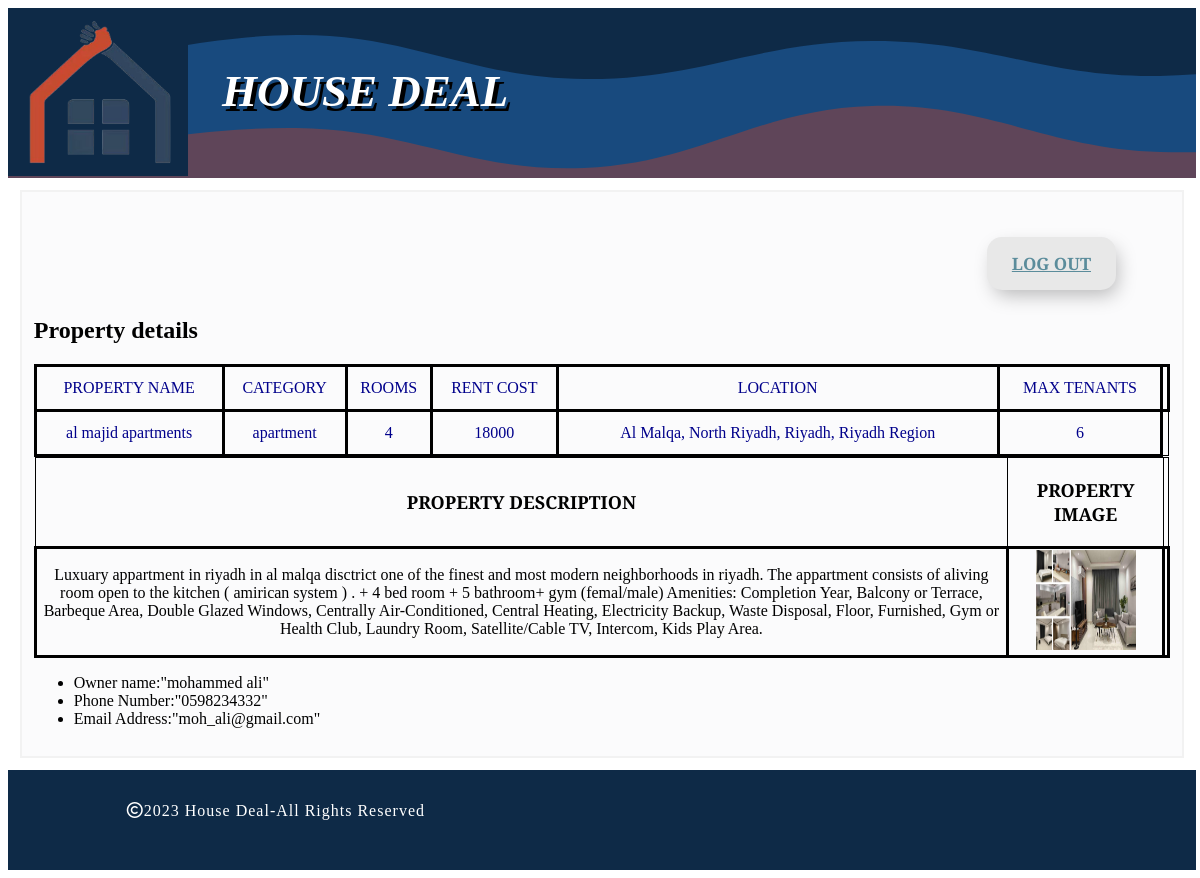
The app's page /propertyDetails.php?propertyID=3 (signed in) with its own data.
### tables this page shows
CREATE TABLE `Property` (
  `id` int(10) NOT NULL,
  `homeowner_id` int(10) NOT NULL,
  `property_category_id` int(10) NOT NULL,
  `name` varchar(50) NOT NULL,
  `rooms` int(11) NOT NULL,
  `rent_cost` decimal(7,0) NOT NULL,
  `location` varchar(50) NOT NULL,
  `max_tenants` int(11) NOT NULL,
  `description` text NOT NULL
);

CREATE TABLE `PropertyCategory` (
  `id` varchar(10) NOT NULL,
  `category` enum('villa','apartment','duplex') NOT NULL
);

CREATE TABLE `PropertyImage` (
  `id` int(10) NOT NULL,
  `property_id` int(10) NOT NULL,
  `path` varchar(60) NOT NULL
);

CREATE TABLE `Homeowner` (
  `id` varchar(10) NOT NULL,
  `name` varchar(50) NOT NULL,
  `phone_number` varchar(20) NOT NULL,
  `email_address` varchar(60) NOT NULL,
  `password` varchar(255) NOT NULL
);

### PropertyDetails.php (the view, shortened to what this page needs)
<?php
require 'configuration.php';
?>
<!DOCTYPE html>
<html>
    <head>
          <link rel="stylesheet" href="SharedStyle_1.css">
          <link rel="stylesheet" href="PropertyDetails.css">
         <link rel="stylesheet" href="https://cdnjs.cloudflare.com/ajax/libs/font-awesome/6.2.1/css/all.min.css"
 />
    </head>
    <body>
             <header>
    <div>
        <?php
        if  ($_SESSION["role"] == "seeker")
       echo' <a href="HomeSeeker.php"><img src="logo.png" height=168 width=180 alt="LOGO"></a>';
        else if ( $_SESSION["role"] == "owner")
             echo' <a href="HomeOwner.php"><img src="logo.png" height=168 width=180 alt="LOGO"></a>';
                ?>
      <h1 style="font-style: italic;  font-size: 45px; font-family: Garamond, serif ;   text-shadow: 4px 5px black;
          color:white; display:inline; position: relative; bottom: 70px; left: 30px;">
       HOUSE DEAL</h1>
    </div>
        </header>
        <main>
             <button id="log">
            <span> <a href="logout.php"> LOG OUT</a></span>
        </button>
     <div class="pro info">
		<h2 class="cart-header">
			Property details
		</h2>
            <table style=" margin-left: auto; margin-right: auto;width: 100%">
		<div class="cart-row">
                   <tr>
                       <td><span class=" cart-header ">PROPERTY NAME</span> </td>
                       <td><span class=" cart-header "> CATEGORY</span> </td>
                       <td> <span class="cart-header "> ROOMS</span> </td>
                       <td> <span class="cart-header "> RENT COST</span> </td>
                       <td> <span class="cart-header "> LOCATION</span> </td>
                       <td> <span class="cart-header "> MAX TENANTS</span> </td>
                       <td>           </td>
                   </tr>
     </div>
    <?php
           if (isset($_GET['propertyID']))
           $proID = $_GET['propertyID'];
        $proID = filter_var($proID, FILTER_SANITIZE_NUMBER_INT);
            settype($proID, "integer");
         $details = "SELECT * FROM Property WHERE id=".$proID."";
           $proDetails = mysqli_query($connection, $details);
             mysqli_store_result($connection);
            if(mysqli_num_rows($proDetails) > 0 ){
            $row = mysqli_fetch_row($proDetails);
             $category = "SELECT * FROM PropertyCategory WHERE id=".$row[2]."";
              $categoryName = mysqli_query($connection, $category);
               if(mysqli_num_rows($categoryName) > 0 ){
               $catname = mysqli_fetch_row($categoryName);
               }
                $retrieve_query = "SELECT * FROM PropertyImage WHERE property_id=".$proID."";
                 $result = $connection->query($retrieve_query);
               $proName = $row[3];
               $rooms=$row[4];
               $cost =$row[5];
               $location = $row[6];
               $maxTen =$row[7];
               $des=$row[8];
                 echo "<tr>
                 <td>". $proName." </td>
                 <td>".$catname[1]."</td>
                 <td>".$rooms."</td>
                   <td>".$cost."</td>
                      <td>".$location."</td>
                   <td>".$maxTen."</td>
            ";}
                   ?>
                  </table>
                </div>
   <div class="pro info">
		<table style="width: 100%;">
			<tr>
				<th  class="cart-header">PROPERTY DESCRIPTION</th>
                                <th class="cart-header">PROPERTY IMAGE</th>
			</tr>
			 <tr>
			<?php  echo'<td  style="color:black;">'. $des.' </td> ';?>
      <?php
                                  echo '<td>';
                                         if ($result->num_rows > 0) {
                                      while ($rowimg = $result->fetch_assoc()) {
                                          $p ='uploads//'.$rowimg["path"] ;
                                          if ($p != null)
                                    echo '<img src="uploads//' .$rowimg["path"] . '" alt="Image" height="100" width="100">  <br>';
                                          }
                                   }else {
                                   echo'<p> No photo uploaded </p>';}
                                   echo '</td> <td>';
                                    ?>
                        </tr>
       </table>
        <?php if ($_SESSION["role"] == "seeker"){
         $owner = "SELECT * FROM Homeowner WHERE id=".$row[1]."";
           $ownerinfo = mysqli_query($connection, $owner);
            if(mysqli_num_rows($ownerinfo) > 0 ){
         $rowOwner = mysqli_fetch_row($ownerinfo);
      echo' <ul>
            <li>
                <lable> Owner name:</lable>"' .$rowOwner[1].'"
            </li>
            <li>
                <lable> Phone Number:</lable>"'. $rowOwner[2].'"
            </li>
            <li>
                <lable> Email Address:</lable>"'.  $rowOwner[3].'"
            </li>
        </ul>
        '; }
          }
        ?>
        </main>
        <footer>
             <div class="copyright">
          <p> <i class="fa-regular fa-copyright"></i>2023 House deal-All Rights Reserved</p>
        </div>
        </footer>
    </body>
</html>

### SharedStyle_1.css (style rules this page uses)
h1 { position: relative; left: 20px; font-family: 'Crimson Text', serif; }
table, td,th { border: 1px solid; height:40px; font-family: 'Playfair Display', serif; font-size: 16px; }
td { color: darkblue; border: black solid; }
th { font-size: 18px; }
table { border-collapse: collapse; text-align: center; margin-left: auto; margin-right: auto; }
th { padding: 20px; }
header { height: 170px; background-color: darkcyan; }
footer { height: 100px; background-color: #0e2a47; }
Html , body { height : auto ; width : 99.5% ; }
main { width : auto ; height : auto ; }
main { background-color:#FBFBFC; border : solid 2px #F2F2F2; padding : 1% ; margin : 1% ; }
.copyright { width: 50%; float: left; padding-left: 10%; color:white; font-size: 1em; line-height: 50px; text-transform: capitalize; letter-spacing: 1px; }

### PropertyDetails.css (style rules this page uses)
main { height: auto; }
#log { padding: 15px 25px; border: unset; border-radius: 15px; color:red; z-index: 1; background: #e8e8e8; position: relative; font-weight: 1000; font-size: 17px; -webkit-box-shadow: 4px 8px 19px -3px rgba(0,0,0,0.27); box-shadow: 4px 8px 19px -3px rgba(0,0,0,0.27); transition: all 250ms; overflow: hidden; position: absolute; top:27%; right: 7%; font-family: 'Crimson Text', serif; }
#log::before { content: ""; position: absolute; top: 0; left: 0; height: 100%; width: 0; border-radius: 15px; background-color: #324760; z-index: -1; -webkit-box-shadow: 4px 8px 19px -3px rgba(0,0,0,0.27); box-shadow: 4px 8px 19px -3px rgba(0,0,0,0.27); transition: all 250ms }
a { color:#5B8C9B; }

### records on screen
property: name "al majid apartments", rooms "4", rent_cost "18000", location "Al Malqa, North Riyadh, Riyadh, Riyadh Region", max_tenants "6", description "Luxuary appartment in riyadh in al malqa disctrict one of the finest and most modern neighborhoods in riyadh. The appartment consists of aliving room open to the kitchen ( amirican system ) . + 4 bed room + 5 bathroom+ gym (femal/male) Amenities: Completion Year, Balcony or Terrace, Barbeque Area, Double Glazed Windows, Centrally Air-Conditioned, Central Heating, Electricity Backup, Waste Disposal, Floor, Furnished, Gym or Health Club, Laundry Room, Satellite/Cable TV, Intercom, Kids Play Area."
propertycategory: category "apartment"
propertyimage: path (picture)
homeowner: name "mohammed ali", phone_number "0598234332", email_address "moh_ali@gmail.com"
